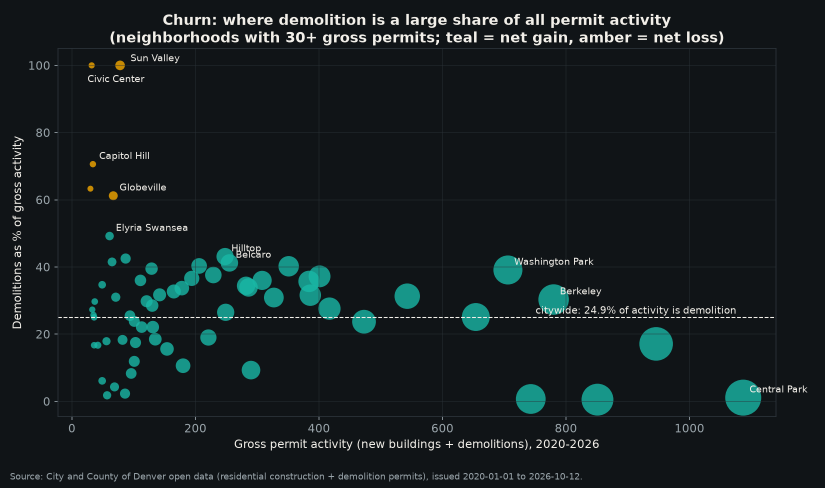
#> input picture charts/churn_scatter.png, 1650 x 975 px, given in place of base-net-housing-0-daba1938-6cc3-488a-acb3-81622411cb4b.webp, which was not available (shown at 1/2 size)
$ python compose_hero.py
#> lines starting #> are read from the running program, lines starting #| are printed output that depends on the picture; pictures that were not available may be replaced by others from this repository, and a replacement may not be noted
from PIL import Image, ImageDraw, ImageFont

SRC = "/home/hatch/workspace/goals/daily-civic-data-brief/hidden_files/permits-demolitions-brief-2026-10-15/hero_source/media-generation-hero-base-net-housing-0-daba1938-6cc3-488a-acb3-81622411cb4b.webp"
OUT = "/home/hatch/workspace/goals/daily-civic-data-brief/hidden_files/permits-demolitions-brief-2026-10-15/charts/hero.png"

img = Image.open(SRC).convert("RGB")
W, H = img.size
#> W = 1650; H = 975
print("base size:", W, H)
#| base size: 1650 975

# gradient scrim across the top sky band for text legibility
scrim = Image.new("L", (1, H))
for y in range(H):
    t = y / (H * 0.42)
    a = max(0, int(150 * (1 - t))) if t < 1 else 0
    scrim.putpixel((0, y), a)
scrim = scrim.resize((W, H))
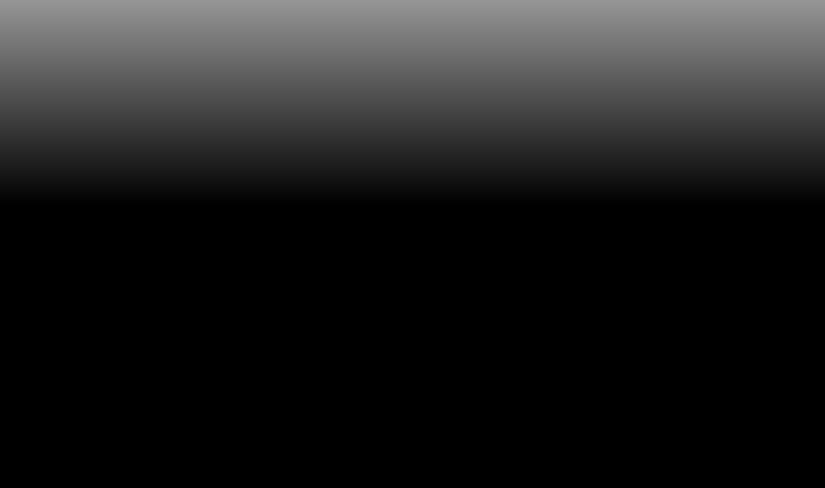
#> scrim: PIL image 1650x975 L (shown at 1/2 size); min 0, max 150, mean 31.4
dark = Image.new("RGB", (W, H), (10, 13, 16))
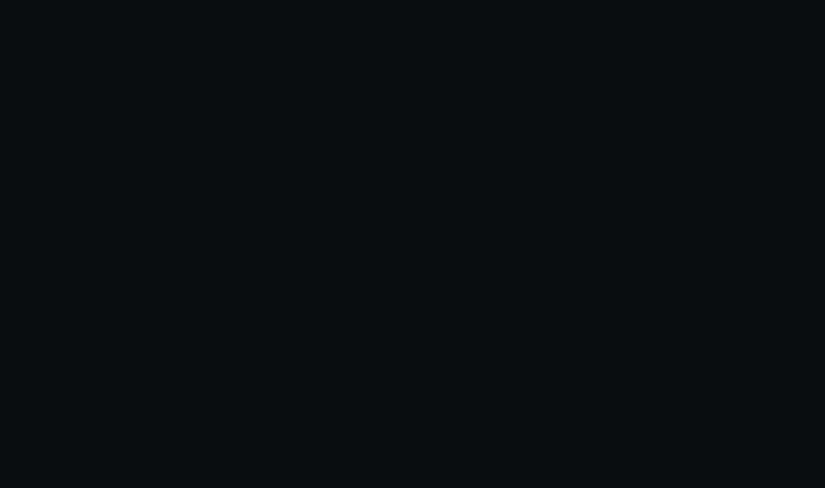
#> dark: PIL image 1650x975 RGB (shown at 1/2 size); mean R, G, B 10, 13, 16
img = Image.composite(dark, img, scrim.point(lambda v: v))
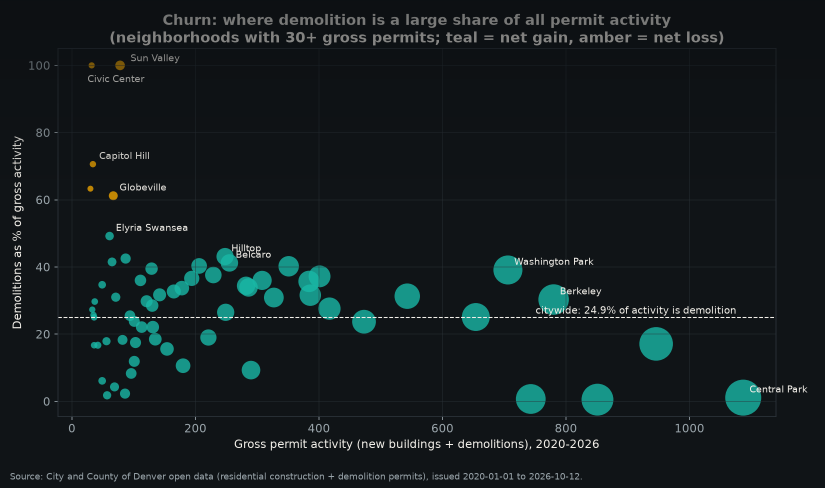
#> img: PIL image 1650x975 RGB (shown at 1/2 size); mean R, G, B 19.5, 27.3, 29.7

d = ImageDraw.Draw(img)
AMBER = (245, 168, 0)
PAPER = (242, 239, 233)
DIM = (178, 188, 194)
x = int(W * 0.045)
#> x = 74
y = int(H * 0.05)
#> y = 48

f_big = ImageFont.truetype("/usr/share/fonts/truetype/dejavu/DejaVuSans-Bold.ttf", int(H * 0.115))
f_cap = ImageFont.truetype("/usr/share/fonts/truetype/dejavu/DejaVuSans-Bold.ttf", int(H * 0.036))
f_sub = ImageFont.truetype("/usr/share/fonts/truetype/dejavu/DejaVuSans.ttf", int(H * 0.0255))

d.text((x, y), "+7,748", font=f_big, fill=AMBER)
y += int(H * 0.135)
#> y = 179
d.text((x, y), "net new structures permitted in Denver since 2020", font=f_cap, fill=PAPER)
y += int(H * 0.052)
#> y = 229
d.text((x, y), "11,585 new buildings permitted, 3,837 demolished - Denver permit data, Jan 2020 - Oct 2026", font=f_sub, fill=DIM)

img.save(OUT)
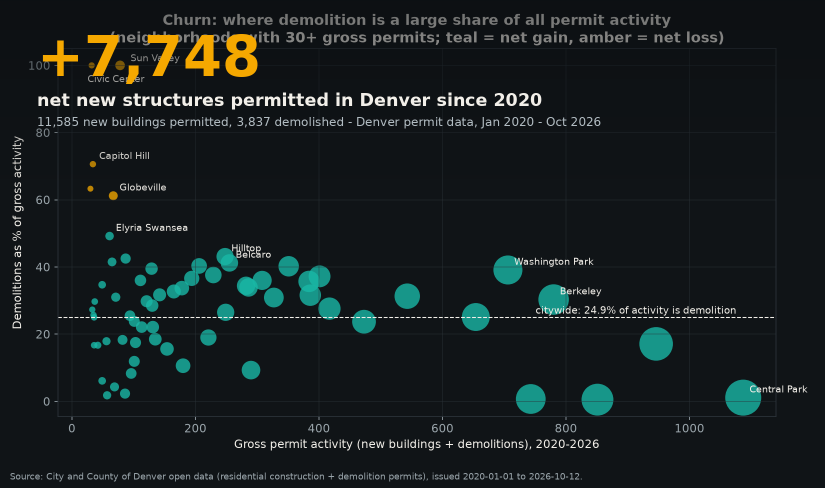
#> saved as hero.png: PIL image 1650x975 RGB (shown at 1/2 size); mean R, G, B 23.4, 30.5, 31.3
print("saved", OUT)

$ run again, on charts/net_change_map.png
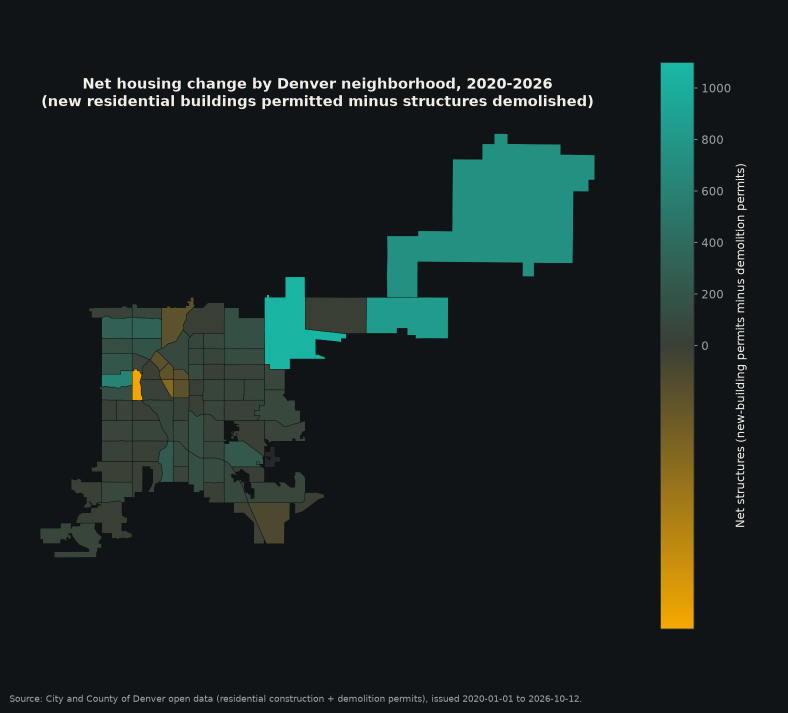
#> input picture charts/net_change_map.png, 1575 x 1425 px, given in place of base-net-housing-0-daba1938-6cc3-488a-acb3-81622411cb4b.webp, which was not available (shown at 1/2 size)
#| base size: 1575 1425
#> `img = Image.composite(dark, img, scrim.point(lambda v: v))`:
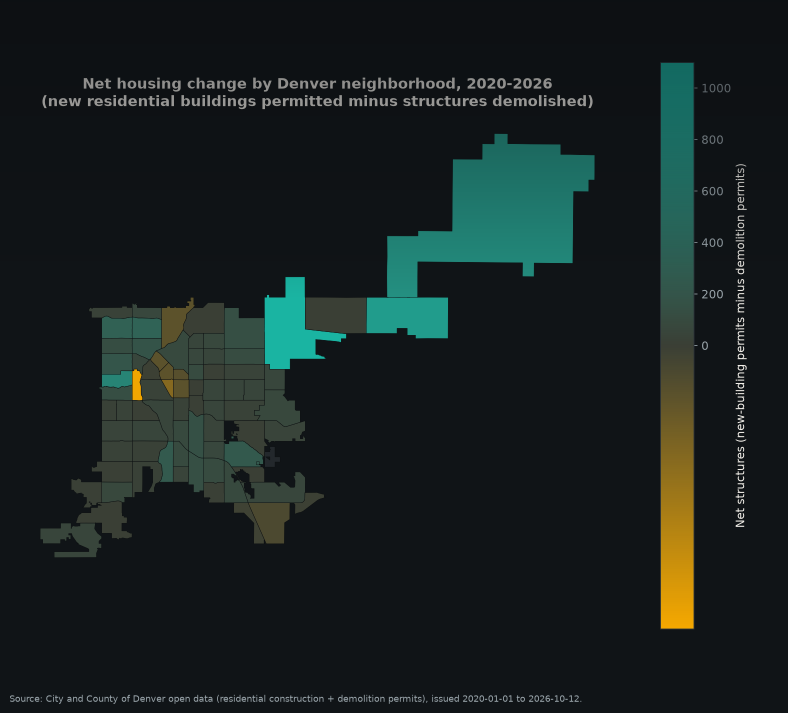
#> img: PIL image 1575x1425 RGB (shown at 1/2 size); mean R, G, B 23.2, 32.3, 31.7
#> `img.save(OUT)`:
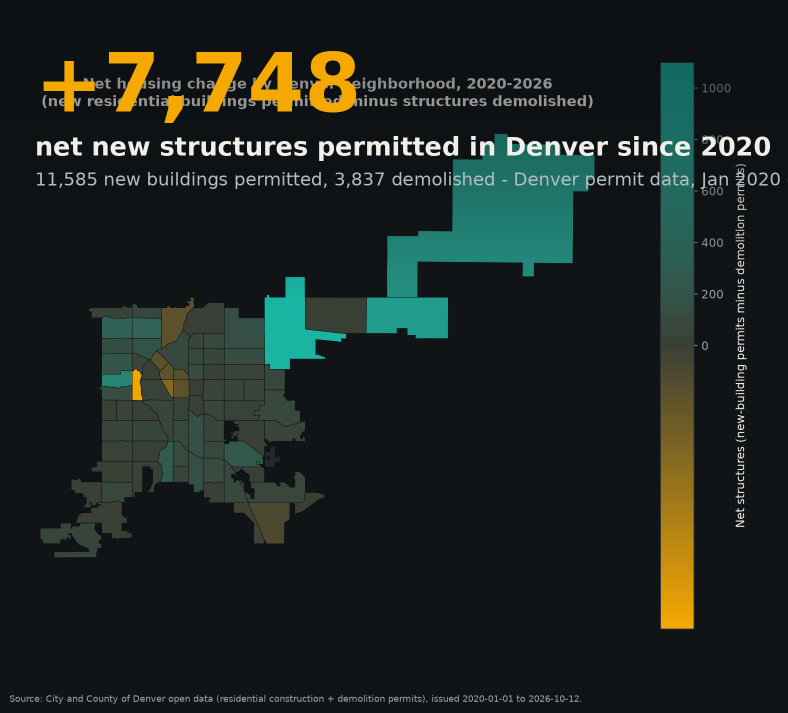
#> saved as hero.png: PIL image 1575x1425 RGB (shown at 1/2 size); mean R, G, B 29, 36.8, 34

$ run again, on charts/net_gainers_losers.png
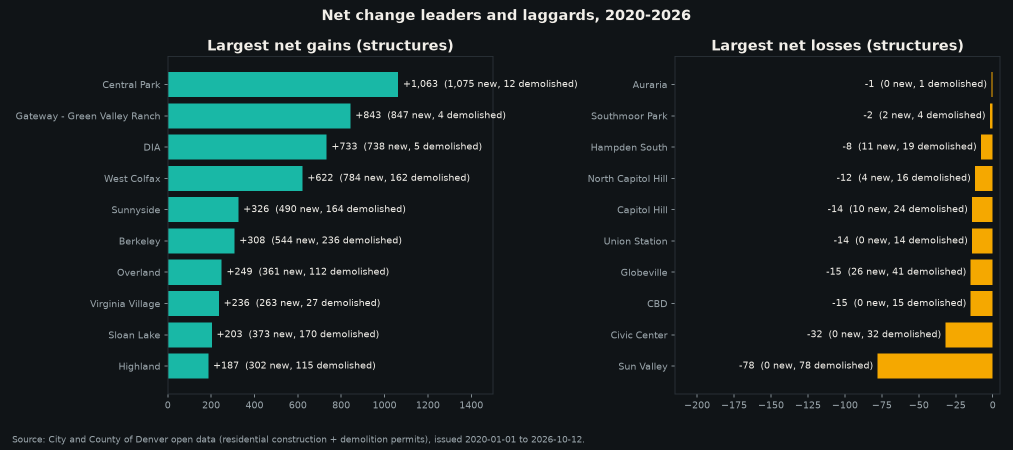
#> input picture charts/net_gainers_losers.png, 2025 x 900 px, given in place of base-net-housing-0-daba1938-6cc3-488a-acb3-81622411cb4b.webp, which was not available (shown at 1/2 size)
#| base size: 2025 900
#> `img = Image.composite(dark, img, scrim.point(lambda v: v))`:
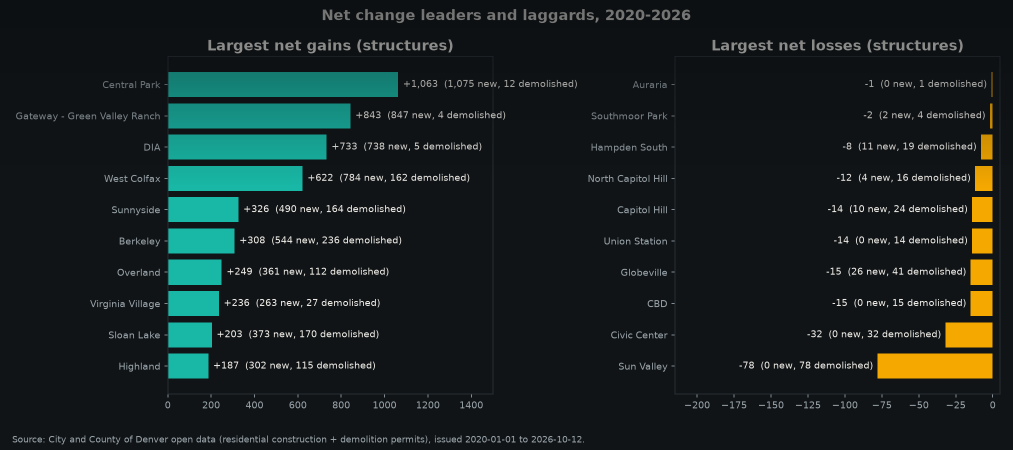
#> img: PIL image 2025x900 RGB (shown at 1/2 size); mean R, G, B 24, 34.2, 33.5
#> `img.save(OUT)`:
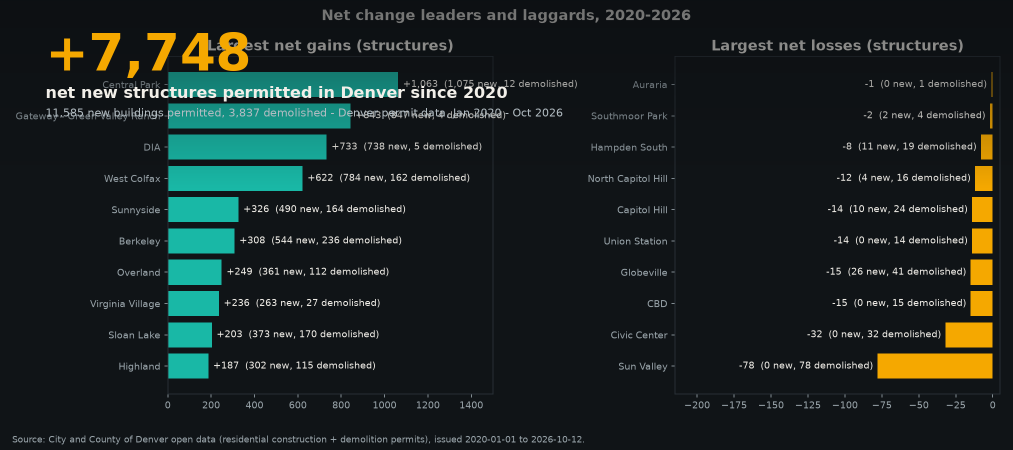
#> saved as hero.png: PIL image 2025x900 RGB (shown at 1/2 size); mean R, G, B 26.9, 36.2, 34.4
